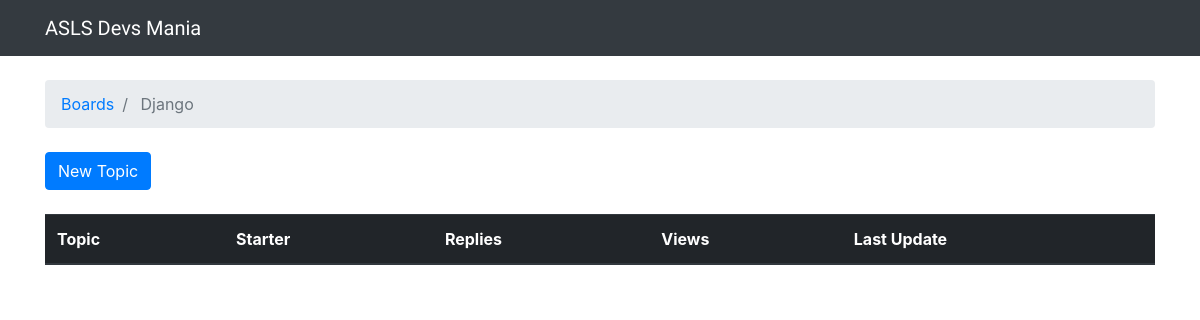
The app's page /boards/1/, older data.
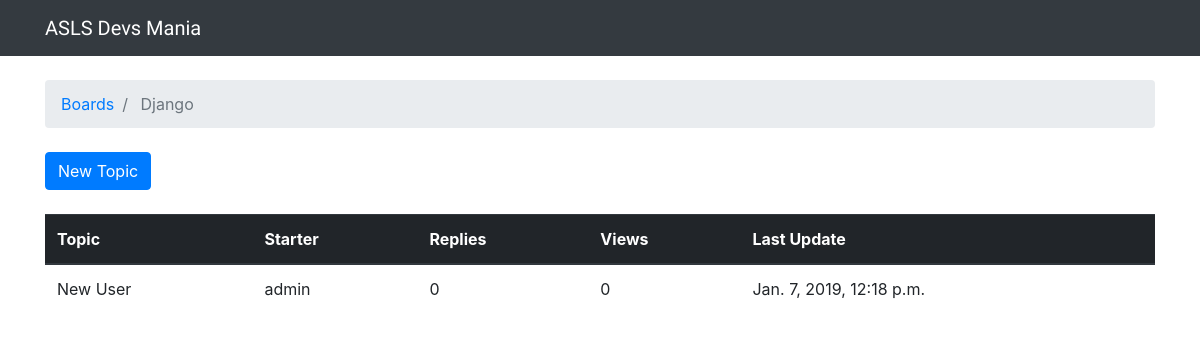
The same page, newer data.
### boards/models.py (models this page shows, shortened)
class Board(models.Model):
	name = models.CharField(max_length=30, unique=True)
	description = models.CharField(max_length=30)

class Topic(models.Model):
	subject = models.CharField(max_length=255)
	last_updated = models.DateTimeField(auto_now_add=True)
	board = models.ForeignKey(Board, on_delete= models.CASCADE, related_name='topics')
	starter = models.ForeignKey(User, on_delete= models.CASCADE, related_name='topics')

### boards/views.py (the view)
# urls.py: path('boards/<int:pk>/', views.board_topics, name='board_topics'),
def board_topics(request, pk):
	try:
		board = get_object_or_404(Board, pk=pk)
	except Board.DoesNotExist:
		raise HTTP404
	return render(request, 'topics.html', {'board': board})

### templates/topics.html (shortened to what this page needs)
{% extends 'base.html' %}
{% block breadcrumb%}
	<li class="breadcrumb-item"><a href="{% url 'home' %}">Boards</a></li>
	<li class="breadcrumb-item active"> {{ board.name }}</li>
{% endblock %}
{% block content %}
	<div class="mb-4">
		<a href="{% url 'new_topic' board.pk %}" class="btn btn-primary">New Topic</a>
	</div>
	<table class="table">
		<thead class="thead-dark">
			<tr>
				<th>Topic</th>
				<th>Starter</th>
				<th>Replies</th>
				<th>Views</th>
				<th>Last Update</th>
			</tr>
		</thead>
		<tbody>
			{% for topic in board.topics.all %}
				<tr>
					<td> {{ topic.subject }}</td>
					<td>{{ topic.starter.username }}</td>
					<td>0</td>
					<td>0</td>
					<td>{{ topic.last_updated }}</td>
				</tr>
			{% endfor %}
		</tbody>
	</table>
{% endblock %}

### templates/base.html (shortened to what this page needs)
{% load static %}<!DOCTYPE html>
<html>
<head>
	<link rel="stylesheet" href="{% static 'css/bootstrap.min.css' %}">
	<link rel="stylesheet" href="{% static 'css/app.css' %}">
</head>
<body>
	<nav class="navbar navbar-expand-lg navbar-dark bg-dark">
		<div class="container">
			<a class="navbar-brand" href="{% url 'home' %}">ASLS Devs Mania</a>
		</div>
	</nav>
	<div class="container">
		<ol class="breadcrumb my-4">
			{% block breadcrumb %}
			{% endblock %}
		</ol>
		{% block content %}
		{% endblock %}
	</div>
</body>
</html>

### static/css/app.css (style rules this page uses)
.navbar-brand { font-family: 'Black Ops One', cursive; }

Row changes from the older to the newer data that the page shows:
added Topic: subject "New User", starter.username "admin", last_updated "Jan. 7, 2019, 12:18 p.m."
